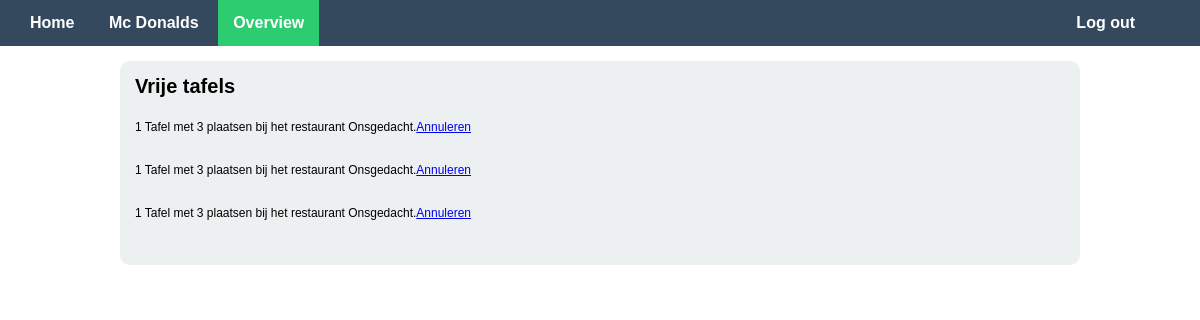
Screenshot of /Overview.php?id=34 (signed in) with the database file from the repository.
### tables this page shows
CREATE TABLE `restaurants` (
  `ID_Restaurant` int(11) NOT NULL AUTO_INCREMENT,
  `Name` varchar(255) NOT NULL,
  `Discription` varchar(255) NOT NULL,
  `Categorie` varchar(255) NOT NULL,
  `FK_Keeper_ID` int(11) NOT NULL,
  PRIMARY KEY (`ID_Restaurant`)
);

CREATE TABLE `reservations` (
  `ID_Resevation` int(11) NOT NULL AUTO_INCREMENT,
  `Date` date NOT NULL,
  `Time` time NOT NULL,
  `AmountPeople` int(255) NOT NULL,
  `FK_Customer_ID` int(11) NOT NULL,
  `FK_Table_ID` int(11) NOT NULL,
  `FK_Restaurant_ID` int(11) NOT NULL,
  PRIMARY KEY (`ID_Resevation`),
  KEY `FK_Customer_ID` (`FK_Customer_ID`),
  KEY `FK_Table_ID` (`FK_Table_ID`),
  KEY `FK_Restaurant_ID` (`FK_Restaurant_ID`),
  KEY `FK_Customer_ID_2` (`FK_Customer_ID`)
);

### classes/Restaurant.class.php (called while the page is built, shortened)
<?php
	include_once("Db.class.php");
	class Restaurant{
		private $m_iSelectedId;
		public function __set($p_sProperty, $p_vValue)
		{
			switch ($p_sProperty)
			{
				case "SelectedId":
				$this->m_iSelectedId = $p_vValue;
				break;
			}
		}
		public function GetRestaurant($id)
		{
			$db = new Db();
			$sql = "Select * from restaurants where ID_Restaurant = " . $db->conn->real_escape_string($id) . ";";
			$select = $db->conn->query($sql);
			while($oneSelect = $select->fetch_assoc())
			{
				return $oneSelect;
			}
			return $select;
		}
		public function GetTitle()
		{
			$db = new Db();
			$sql = "Select Name from restaurants where ID_Restaurant = '" . $db->conn->real_escape_string($this->m_iSelectedId) . "' ";
    		$res = $db->conn->query($sql);
    		$row = mysqli_fetch_array($res);
			return $title = $row[0];
		}
	}
 ?>

### classes/Db.class.php (called while the page is built, shortened)
<?php
	class Db
	{
		private $m_sHost = "localhost";
		private $m_sUser = "root";
		private $m_sPassword = "test";
		private $m_sDatabase = "TableSpot";
		public function __construct()
		{
			$this->conn = new mysqli($this->m_sHost, $this->m_sUser, $this->m_sPassword, $this->m_sDatabase);
		}
	}
?>

### classes/Customer.class.php (called while the page is built, shortened)
<?php
	include_once('Db.class.php');
	class Customer
	{
		public function Select($email)
		{
			$db = new Db();
			$sql = "SELECT * FROM customers WHERE Email = '".$db->conn->real_escape_string($email)."';";
			$select = $db->conn->query($sql);
			$numberofRows = $select->num_rows;
			if($numberofRows === 1)
			{
				while ($oneSelect = $select->fetch_assoc())
				{
					return $oneSelect;
				}
			} else {
				throw new Exception("Client not found");
			}
		}
	}
 ?>

### classes/Reservation.class.php (called while the page is built, shortened)
<?php
	include_once('Db.class.php');
	class Reservation
	{
		public function SelectReservaties($customer)
		{
			$db = new Db();
			$sql = "SELECT * FROM reservations WHERE FK_Customer_ID = " . $db->conn->real_escape_string($customer) . ";";
			$select = $db->conn->query($sql);
			return $select;
		}
	}
?>

### Overview.php (the view, shortened to what this page needs)
<?php
	if(isset($_SESSION['email']))
	{
		try
		{
		$email = $_SESSION['email'];
		include_once("classes/Restaurant.class.php");
		$restaurant = new Restaurant();
		$restaurant->SelectedId = $_GET['id'];
		include_once("classes/Customer.class.php");
		$customer = new Customer();
		$activeUser = $customer->Select($email);
		} catch (Exception $e)
		{
			$error = $e->getMessage();
		}
	} else {
		header("Location: index.php");
	}
?><!doctype html>
<html lang="en">
<head>
	<link rel="stylesheet" type="text/css" href="css/reset.css">
	<link href="css/Tablespot.css" rel="stylesheet">
</head>
<body>
	<div id="user">
	<?php
	include_once("include/navincludeKlant.php");
	?>
	<div id="container">
		<div class="menus">
		<h1>Vrije tafels</h1>
			<?php
			try{
				if(!empty($activeUser))
				{
					include_once("include/navincludeKlant.php");
					include_once("classes/Reservation.class.php");
					include_once("classes/Restaurant.class.php");
					$reservation = new Reservation();
					$restaurant = new Restaurant();
					$allreservations = $reservation->SelectReservaties($activeUser['ID_Customer']);
					while ($oneReservation = $allreservations->fetch_assoc())
					{
						$oneRestaurant = $restaurant->getRestaurant($oneReservation["FK_Restaurant_ID"]);
						echo "<p>1 Tafel met " . $oneReservation["AmountPeople"] . " plaatsen bij het restaurant " . $oneRestaurant["Name"] . ".<a href='#' class='annuleren' data-id='" . $oneReservation['ID_Resevation'] . "'>Annuleren</a></p><br/>";
					}
				}
			} catch (Exception $e) {
				$error = $e->getMessage();
			}
			?>
		</div>
		</div>
		</div>
</body>
</html>

### include/navincludeKlant.php
<nav>
	<li <?php echo (basename($_SERVER['SCRIPT_FILENAME'])=='Home.php'? ' class="active' : '');?>><a href="Home.php">Home</a></li>
	<li <?php echo (basename($_SERVER['SCRIPT_FILENAME'])=='Restaurant.php'? ' class="active"' : '');?>>
		<?php echo "<a href='Restaurant.php?id=" . $_GET['id']. "'>";
			  echo $restaurant->GetTitle() . "</a></li>"; ?>
	<li <?php echo (basename($_SERVER['SCRIPT_FILENAME'])=='Overview.php'? ' class="active"' : '');?>>
		<?php echo "<a href='Overview.php?id=" . $_GET['id']. "'>Overview</a></li>"; ?>
	<li><a href="Logout.php" id="logout">Log out</a></li>
</nav>

### css/Tablespot.css (style rules this page uses)
body { background-color: #fff; }
#container { position: relative; margin: auto; width: 990px; height: auto; }
nav { background-color: #34495E; padding: 15px; color:#ffffff; font-size: 100%; font-family: ‘Trebuchet MS’, Helvetica, sans-serif; font-weight: bold; }
nav li { display: inline; padding: 15px; }
nav li a { color: #ffffff; text-decoration: none; }
.active { color: #ffffff; background-color: #2ECC71; }
#logout { color: #ffffff; margin-top: -35px; margin-right: 50px; float: right; }
nav li #logout { color: #ffffff; margin-top: 0px; margin-right: 50px; float: right; }
.menus { padding: 15px; margin: 15px; background-color: #ECF0F1; -webkit-border-radius: 10px; -moz-border-radius: 10px; border-radius: 10px; }
.menus h1 { font-family: ‘Trebuchet MS’, Helvetica, sans-serif; font-weight: bold; font-size: 125%; margin-bottom: 25px; }
.menus p { font-family: ‘Trebuchet MS’, Helvetica, sans-serif; font-weight: normal; font-size: 75%; margin-bottom: 15px; }

### rows the page displays
restaurants: Name "Mc Donalds"
reservations: AmountPeople "3", FK_Restaurant_ID.Name "Onsgedacht"
reservations: AmountPeople "3", FK_Restaurant_ID.Name "Onsgedacht"
reservations: AmountPeople "3", FK_Restaurant_ID.Name "Onsgedacht"
